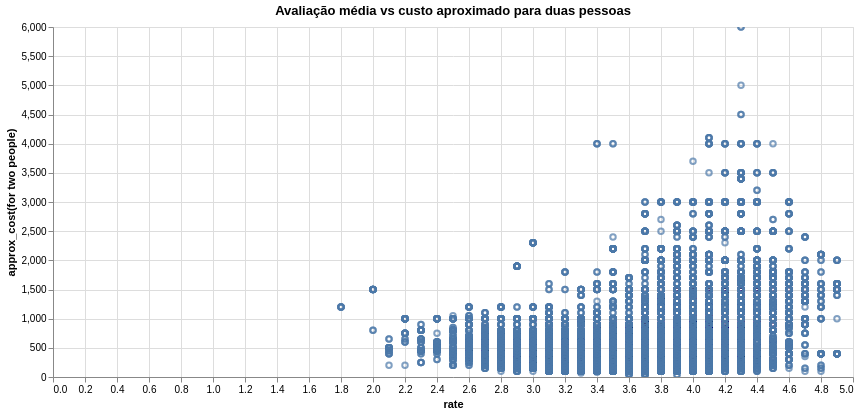

Notebook cell for this chart:
### Code cell
restaurantes.plot.scatter(x = 'rate', y = 'approx_cost(for two people)').properties(width = 800, height = 350, title = 'Avaliação média vs custo aproximado para duas pessoas')

### Figure 1 — Vega specification as saved in the notebook (floating-point values rounded to 4 significant figures; data arrays with more than 128 entries replaced by an {"elided": "..."} marker saying what was removed)
{"$schema": "https://vega.github.io/schema/vega/v5.json", "data": [{"name": "param_2_store"}, {"name": "source_0", "values": {"elided": "41418 records"}}, {"name": "source_0_x_domain_rate", "values": [{"min": 1.8, "max": 4.9}]}, {"name": "source_0_y_domain_approx_cost(for two people)", "values": [{"min": 40.0, "max": 6000.0}]}], "signals": [{"name": "unit", "value": {}, "on": [{"events": "pointermove", "update": "isTuple(group()) ? group() : unit"}]}, {"name": "param_2", "update": "vlSelectionResolve(\"param_2_store\", \"union\")"}, {"name": "param_2_rate", "on": [{"events": [{"source": "view", "type": "dblclick"}], "update": "null"}, {"events": {"signal": "param_2_translate_delta"}, "update": "panLinear(param_2_translate_anchor.extent_x, -param_2_translate_delta.x / width)"}, {"events": {"signal": "param_2_zoom_delta"}, "update": "zoomLinear(domain(\"x\"), param_2_zoom_anchor.x, param_2_zoom_delta)"}]}, {"name": "param_2_approx_cost_for_two_people_", "on": [{"events": [{"source": "view", "type": "dblclick"}], "update": "null"}, {"events": {"signal": "param_2_translate_delta"}, "update": "panLinear(param_2_translate_anchor.extent_y, param_2_translate_delta.y / height)"}, {"events": {"signal": "param_2_zoom_delta"}, "update": "zoomLinear(domain(\"y\"), param_2_zoom_anchor.y, param_2_zoom_delta)"}]}, {"name": "param_2_tuple", "on": [{"events": [{"signal": "param_2_rate || param_2_approx_cost_for_two_people_"}], "update": "param_2_rate && param_2_approx_cost_for_two_people_ ? {unit: \"\", fields: param_2_tuple_fields, values: [param_2_rate,param_2_approx_cost_for_two_people_]} : null"}]}, {"name": "param_2_tuple_fields", "value": [{"field": "rate", "channel": "x", "type": "R"}, {"field": "approx_cost(for two people)", "channel": "y", "type": "R"}]}, {"name": "param_2_translate_anchor", "value": {}, "on": [{"events": [{"source": "scope", "type": "pointerdown"}], "update": "{x: x(unit), y: y(unit), extent_x: domain(\"x\"), extent_y: domain(\"y\")}"}]}, {"name": "param_2_translate_delta", "value": {}, "on": [{"events": [{"source": "window", "between": [{"source": "scope", "type": "pointerdown"}, {"source": "window", "type": "pointerup"}], "type": "pointermove", "consume": true}], "update": "{x: param_2_translate_anchor.x - x(unit), y: param_2_translate_anchor.y - y(unit)}"}]}, {"name": "param_2_zoom_anchor", "on": [{"events": [{"source": "scope", "type": "wheel", "consume": true}], "update": "{x: invert(\"x\", x(unit)), y: invert(\"y\", y(unit))}"}]}, {"name": "param_2_zoom_delta", "on": [{"events": [{"source": "scope", "type": "wheel", "consume": true}], "update": "pow(1.001, event.deltaY * pow(16, event.deltaMode))", "force": true}]}, {"name": "param_2_modify", "on": [{"events": {"signal": "param_2_tuple"}, "update": "modify(\"param_2_store\", param_2_tuple, true)"}]}], "marks": [{"type": "symbol", "name": "marks", "from": {"data": "source_0"}, "encode": {"update": {"stroke": {"value": "#4c78a8"}, "x": {"field": "rate", "scale": "x"}, "tooltip": {"signal": "{\"rate\": format(datum[\"rate\"], \"\"), \"approx_cost(for two people)\": format(datum[\"approx_cost(for two people)\"], \"\")}"}, "opacity": {"value": 0.7}, "y": {"field": "approx_cost(for two people)", "scale": "y"}, "fill": {"value": "transparent"}}}, "style": ["point"], "interactive": true, "clip": true}], "scales": [{"name": "x", "type": "linear", "domain": [{"signal": "(data(\"source_0_x_domain_rate\")[0] || {}).min"}, {"signal": "(data(\"source_0_x_domain_rate\")[0] || {}).max"}], "range": [0, {"signal": "width"}], "zero": true, "nice": true, "domainRaw": {"signal": "param_2[\"rate\"]"}}, {"name": "y", "type": "linear", "domain": [{"signal": "(data(\"source_0_y_domain_approx_cost(for two people)\")[0] || {}).min"}, {"signal": "(data(\"source_0_y_domain_approx_cost(for two people)\")[0] || {}).max"}], "range": [{"signal": "height"}, 0], "domainRaw": {"signal": "param_2[\"approx_cost(for two people)\"]"}, "nice": true, "zero": true}], "axes": [{"scale": "x", "grid": true, "orient": "bottom", "labels": false, "ticks": false, "domain": false, "zindex": 0, "aria": false, "tickCount": {"signal": "ceil(width/40)"}, "maxExtent": 0, "gridScale": "y", "minExtent": 0}, {"scale": "y", "grid": true, "gridScale": "x", "ticks": false, "orient": "left", "labels": false, "minExtent": 0, "maxExtent": 0, "zindex": 0, "aria": false, "tickCount": {"signal": "ceil(height/40)"}, "domain": false}, {"scale": "x", "grid": false, "labelOverlap": true, "labelFlush": true, "zindex": 0, "orient": "bottom", "title": "rate", "tickCount": {"signal": "ceil(width/40)"}}, {"scale": "y", "grid": false, "tickCount": {"signal": "ceil(height/40)"}, "zindex": 0, "orient": "left", "title": "approx_cost(for two people)", "labelOverlap": true}], "title": {"text": "Avaliação média vs custo aproximado para duas pessoas", "frame": "group"}, "padding": 5, "style": "cell", "width": 800, "height": 350, "background": "white"}
